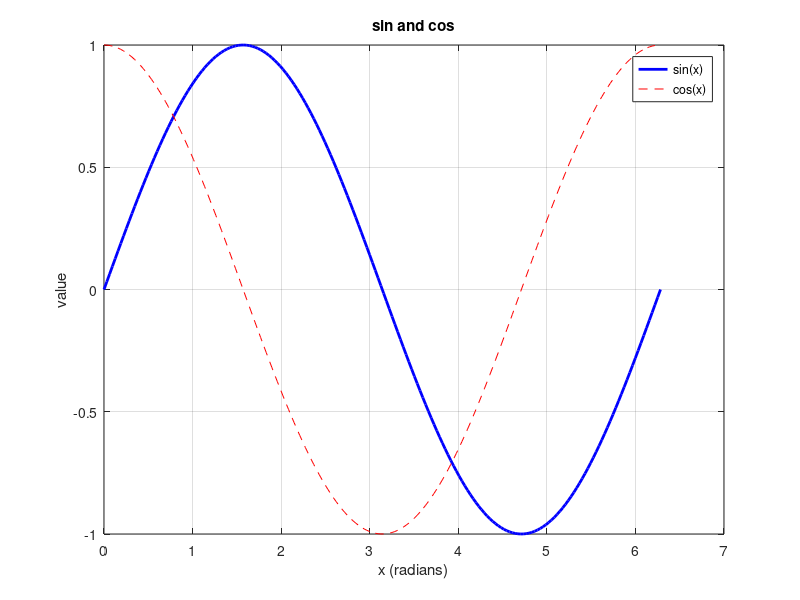

Here is the MATLAB script that generated this plot:
% plotting_demo.m - basic 2-D plots, saved to a PNG file
x = linspace(0, 2*pi, 200);

figure;
plot(x, sin(x), 'b-', 'LineWidth', 2);
hold on
plot(x, cos(x), 'r--');
hold off
xlabel('x (radians)');
ylabel('value');
title('sin and cos');
legend('sin(x)', 'cos(x)');
grid on

saveas(gcf, 'trig.png');
disp('Saved trig.png');
